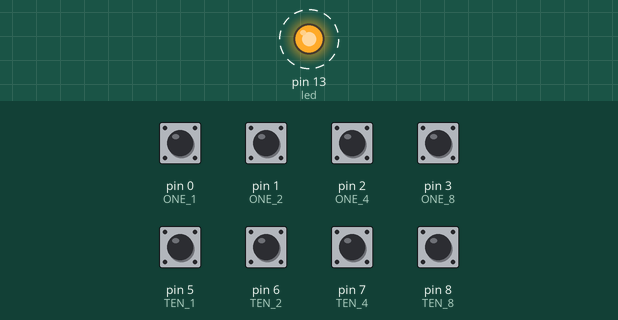
Recording of a sketch running on a simulated Arduino Uno, built with avr-gcc and run on an emulated ATmega328P. On the bench: output pins drawn as LEDs (lit = HIGH). Dashed ring = blinking. Inputs (shaded band) come from the test bench; at power-on: pin 0 (ONE_1), pin 1 (ONE_2), pin 2 (ONE_4), pin 3 (ONE_8), pin 5 (TEN_1), pin 6 (TEN_2), pin 7 (TEN_4), pin 8 (TEN_8) HIGH. Storage starts empty; what the sketch prints to the serial monitor is not drawn.

Above: at 0.5 s.
Timing chart, 0 to 4.7 s (numbered marks = the images above):
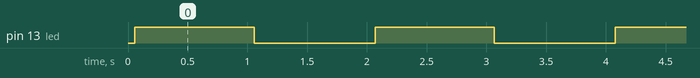

The sketch:

IRB_Module_Ver2.ino
```cpp
// Code for IRB Module
// Northwestern University - Wound Exudate Team
// Last Updated: June 21st, 2017
//#include <Snooze.h>
#include <SD.h>


#define ONE_1 0      // Binary 1 for ONE's is Pin 0
#define ONE_2 1      // Binary 2 for ONE's is Pin 1
#define ONE_4 2      // Binary 4 for ONE's is Pin 2
#define ONE_8 3      // Binary 8 for ONE's is Pin 3
                        // Pin 4 reserved for SD communication
#define TEN_1 5      // Binary 1 for TEN's is Pin 5
#define TEN_2 6      // Binary 2 for TEN's is Pin 6
#define TEN_4 7      // Binary 4 for TEN's is Pin 7
#define TEN_8 8      // Binary 8 for TEN's is Pin 8

#define BUILTIN_SDCARD 4

int ID = 0;             // Initializes global variable "ID" used for patient ID number

int led = 13;

// Teensy set to hibernate mode -- approx IDD = 15 uA
// USB regulator put into a low power state (not used)
//SnoozeAlarm alarm;
//SnoozeBlock config_teensy36(alarm);   // Configures Snooze to use Alarm drivers

void setup() {
  // Initialize Snooze Triggers
  //alarm.setAlarm(0, 30, 0);           // Uses RTC to wakeup after (0 HOURS, 30 MINUTES, 0 SECONDS)

  // Initialize debugging LED
  pinMode(led, OUTPUT);

  // Thumbwheel switch pin setup
  pinMode(ONE_1, INPUT_PULLUP);       // Input mode with pullup resistors
  pinMode(ONE_2, INPUT_PULLUP);
  pinMode(ONE_4, INPUT_PULLUP);
  pinMode(ONE_8, INPUT_PULLUP);

  pinMode(TEN_1, INPUT_PULLUP);
  pinMode(TEN_2, INPUT_PULLUP);
  pinMode(TEN_4, INPUT_PULLUP);
  pinMode(TEN_8, INPUT_PULLUP);

  String ID_name = assignID();

  // Initialize USB
  Serial.begin(9600);

  // Initialize SD card and SD card library
  SD.begin();


  while (!Serial) {
    ; // waits for serial port to connect
  }
  Serial.println("The current patient ID is: " + ID_name);

  Serial.println("Initializing SD card...\n");

  // Checks if the card is present and can be initialized
  if (!SD.begin(BUILTIN_SDCARD))  {
    Serial.println("Card failed, or not present\n");
    return;
  }
  Serial.println("Card initialized.\n");


  if (!SD.exists(ID_name)) {          // Creates file directory for patient with ID number
    SD.mkdir(ID_name);
  }
  int i = 1;

  while (SD.exists(ID_name + "/Trial" + String(i)))  { // Finds next iteration of test trial
    i += 1;
  }

  SD.mkdir(ID_name + "/Trial" + String(i));


}

void loop() {
  // int who = Snooze.hibernate(config_teensy36);

  // if (who == 35)  {                   // Value of 35 is RTC wakeup condition

  // }

  String dataString = "";

  File dataFile = SD.open("datalog.txt", FILE_WRITE);

  if (dataFile) {
    dataFile.println(dataString);
    dataFile.close();
  }
  else  {
    Serial.println("Error opening datalog.txt");
  }

  digitalWrite(led, HIGH);   // turn the LED on (HIGH is the voltage level)
  delay(1000);               // wait for a second
  digitalWrite(led, LOW);    // turn the LED off by making the voltage LOW
  delay(1000);               // wait for a second
}

String assignID() {
  // Assigns patient ID number
  int ONE_1_val = digitalRead(ONE_1);
  int ONE_2_val = digitalRead(ONE_2);
  int ONE_4_val = digitalRead(ONE_4);
  int ONE_8_val = digitalRead(ONE_8);

  int TEN_1_val = digitalRead(TEN_1);
  int TEN_2_val = digitalRead(TEN_2);
  int TEN_4_val = digitalRead(TEN_4);
  int TEN_8_val = digitalRead(TEN_8);

  int ONES = 1*ONE_1_val + 2*ONE_2_val + 4*ONE_4_val + 8*ONE_8_val;
  int TENS = 1*TEN_1_val + 2*TEN_2_val + 4*TEN_4_val + 8*TEN_8_val;

  int ID = 10*TENS + ONES;
  String ID_name = String(ID);
  return ID_name;
}
```

Measured:
- by itself, pin 13 (led): alternates HIGH for 1.0 s and LOW for 1.0 s
